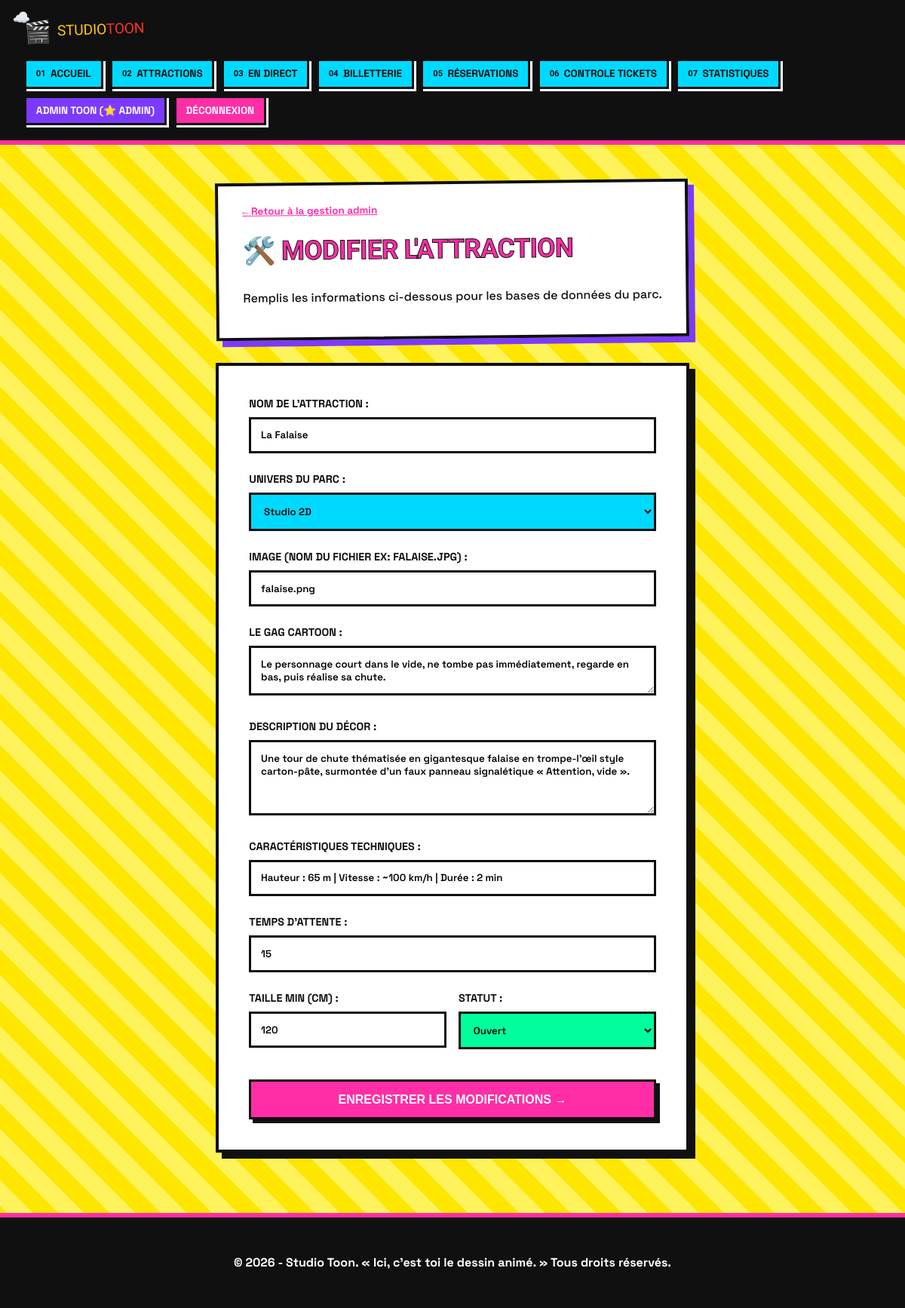
The app's page /index.php?action=admin_edit&id=1 (signed in) with its own data.
### tables this page shows
CREATE TABLE `attractions` (
  `id` int(11) NOT NULL,
  `nom` varchar(150) NOT NULL,
  `image` varchar(255) NOT NULL,
  `description` text NOT NULL,
  `gag` text NOT NULL,
  `caracteristiques` text NOT NULL,
  `taille_minimale` int(11) NOT NULL,
  `statut` enum('Ouvert','Ferme','Maintenance') DEFAULT 'Ouvert',
  `univers_id` int(11) NOT NULL,
  `attente` int(11) DEFAULT NULL,
  `coord_x` decimal(5,2) DEFAULT 50.00,
  `coord_y` decimal(5,2) DEFAULT 50.00
);

### controllers/AttractionController.php (called while the page is built, shortened)
<?php
require_once __DIR__ . '/../models/AttractionModel.php';
class AttractionController {
    private $model;
    public function __construct() {
        $this->model = new AttractionModel();
    }
    public function adminModifierForm($id) {
        $attraction = $this->model->getAttractionById($id);
        require_once 'views/admin_attraction_form.php';
    }
}

### config/Database.php (called while the page is built, shortened)
<?php
class Database
{
    private static $conn = null;
    public static function getConnection()
    {
        if (self::$conn === null) {
            $host = $_ENV['DB_HOST'] ?? 'localhost';
            $db_name = $_ENV['DB_NAME'] ?? '';
            $username = $_ENV['DB_USER'] ?? 'root';
            $password = $_ENV['DB_PASSWORD'] ?? '';
            try {
                self::$conn = new PDO(
                    "mysql:host=" . $host . ";dbname=" . $db_name . ";charset=utf8mb4",
                    $username,
                    $password,
                    [
                        PDO::ATTR_ERRMODE => PDO::ERRMODE_EXCEPTION,
                        PDO::ATTR_DEFAULT_FETCH_MODE => PDO::FETCH_ASSOC
                    ]
                );
            } catch (PDOException $exception) {
                die("Erreur de connexion : " . $exception->getMessage());
            }
        }
        return self::$conn;
    }
}

### models/AttractionModel.php (called while the page is built, shortened)
<?php
require_once __DIR__ . '/../config/Database.php';
class AttractionModel {
    private $db;
    public function __construct() {
        $this->db = Database::getConnection();
    }
    public function getAttractionById($id) {
        $stmt = $this->db->prepare("
            SELECT a.*, u.nom AS univers_nom
            FROM attractions a
            JOIN univers u ON a.univers_id = u.id
            WHERE a.id = ?
        ");
        $stmt->execute([$id]);
        return $stmt->fetch();
    }
}

### views/admin_attraction_form.php (the view, shortened to what this page needs)
<?php
$isEdit = isset($attraction);
?>
<div class="page-entete" style="max-width: 700px; margin: 0 auto 2rem auto;">
    <div class="fiche__fil-ariane" style="margin-bottom: 1rem;">
        <a href="index.php?action=admin_attractions">← Retour à la gestion admin</a>
    </div>
    <h1><?= $isEdit ? "🛠️ Modifier l'attraction" : "✨ Ajouter une attraction" ?></h1>
    <p class="page-entete__intro">Remplis les informations ci-dessous pour les bases de données du parc.</p>
</div>
<div style="max-width: 700px; margin: 0 auto; background: var(--fond-carte); border: 4px solid var(--noir); box-shadow: 8px 8px 0 var(--noir); padding: 2.5rem;">
    <form action="index.php?action=<?= $isEdit ? 'admin_update_post&id=' . $attraction['id'] : 'admin_create_post' ?>" method="POST" enctype="multipart/form-data" style="display: flex; flex-direction: column; gap: 1.5rem; font-family: var(--police-texte);">
        <div>
            <label style="display: block; font-weight: 700; margin-bottom: 0.4rem; text-transform: uppercase; font-size: 0.9rem;">Nom de l'attraction :</label>
            <input type="text" name="nom" value="<?= $isEdit ? htmlspecialchars($attraction['nom']) : '' ?>" required style="width: 100%; padding: 0.8rem; border: 3px solid var(--noir); font-family: var(--police-texte); font-weight: 600; background: #fff;">
        </div>
        <div>
            <label style="display: block; font-weight: 700; margin-bottom: 0.4rem; text-transform: uppercase; font-size: 0.9rem;">Univers du Parc :</label>
            <select name="univers_id" required style="width: 100%; padding: 0.8rem; border: 3px solid var(--noir); font-family: var(--police-texte); font-weight: 600; background: var(--cyan);">
                <option value="1" <?= ($isEdit && $attraction['univers_id'] == 1) ? 'selected' : '' ?>>Studio 2D</option>
            </select>
        </div>
        <div>
            <label style="display: block; font-weight: 700; margin-bottom: 0.4rem; text-transform: uppercase; font-size: 0.9rem;">Image (Nom du fichier ex: falaise.jpg) :</label>
            <input type="text" name="image" value="<?= $isEdit ? htmlspecialchars($attraction['image']) : '' ?>" required style="width: 100%; padding: 0.8rem; border: 3px solid var(--noir); font-family: var(--police-texte); font-weight: 600; background: #fff;">
        </div>
        <div>
            <label style="display: block; font-weight: 700; margin-bottom: 0.4rem; text-transform: uppercase; font-size: 0.9rem;">Le Gag Cartoon :</label>
            <textarea name="gag" rows="2" required style="width: 100%; padding: 0.8rem; border: 3px solid var(--noir); font-family: var(--police-texte); font-weight: 600; background: #fff;"><?= $isEdit ? htmlspecialchars($attraction['gag']) : '' ?></textarea>
        </div>
        <div>
            <label style="display: block; font-weight: 700; margin-bottom: 0.4rem; text-transform: uppercase; font-size: 0.9rem;">Description du décor :</label>
            <textarea name="description" rows="4" required style="width: 100%; padding: 0.8rem; border: 3px solid var(--noir); font-family: var(--police-texte); font-weight: 600; background: #fff;"><?= $isEdit ? htmlspecialchars($attraction['description']) : '' ?></textarea>
        </div>
        <div>
            <label style="display: block; font-weight: 700; margin-bottom: 0.4rem; text-transform: uppercase; font-size: 0.9rem;">Caractéristiques techniques :</label>
            <input type="text" name="caracteristiques" placeholder="Ex: Hauteur : 65 m | Vitesse : ~100 km/h" value="<?= $isEdit ? htmlspecialchars($attraction['caracteristiques']) : '' ?>" required style="width: 100%; padding: 0.8rem; border: 3px solid var(--noir); font-family: var(--police-texte); font-weight: 600; background: #fff;">
        </div>
        <div>
            <label style="display: block; font-weight: 700; margin-bottom: 0.4rem; text-transform: uppercase; font-size: 0.9rem;">Temps d'attente :</label>
            <input type="text" name="attente" placeholder="Ex: 00:00:00" value="<?= $isEdit ? htmlspecialchars($attraction['attente']) : '' ?>" required style="width: 100%; padding: 0.8rem; border: 3px solid var(--noir); font-family: var(--police-texte); font-weight: 600; background: #fff;">
        </div>
        <div style="display: grid; grid-template-columns: 1fr 1fr; gap: 1rem;">
            <div>
                <label style="display: block; font-weight: 700; margin-bottom: 0.4rem; text-transform: uppercase; font-size: 0.9rem;">Taille min (cm) :</label>
                <input type="number" name="taille_minimale" value="<?= $isEdit ? htmlspecialchars($attraction['taille_minimale']) : '120' ?>" required style="width: 100%; padding: 0.8rem; border: 3px solid var(--noir); font-family: var(--police-texte); font-weight: 600; background: #fff;">
            </div>
            <div>
                <label style="display: block; font-weight: 700; margin-bottom: 0.4rem; text-transform: uppercase; font-size: 0.9rem;">Statut :</label>
                <select name="statut" required style="width: 100%; padding: 0.8rem; border: 3px solid var(--noir); font-family: var(--police-texte); font-weight: 600; background: var(--vert);">
                    <option value="Ouvert" <?= ($isEdit && $attraction['statut'] == 'Ouvert') ? 'selected' : '' ?>>Ouvert</option>
                </select>
            </div>
        </div>
        <button type="submit" class="bouton" style="background: var(--rose); color: #fff; margin-top: 1rem; padding: 0.9rem; font-size: 1rem; cursor: pointer; text-align: center;">
            <?= $isEdit ? "Enregistrer les modifications →" : "Créer l'attraction →" ?>
        </button>
    </form>
</div>
<?php
require 'views/base.php';
?>

### static/css/style-zinzin.css (style rules this page uses)
:root { --fond: #fff35c; --fond-carte: #ffffff; --rose: #ff2ea6; --vert: #00ff9c; --violet: #7c3aff; --cyan: #00d9ff; --orange: #ff6b1a; --noir: #101010; --rayon: 0px; --police-titre: "Archivo Black", "Impact", sans-serif; --police-texte: "Space Grotesk", monospace; }
* { box-sizing: border-box; }
body { margin: 0; background: repeating-linear-gradient(45deg, #fff35c 0 24px, #ffe600 24px 48px); color: var(--noir); font-family: var(--police-texte); line-height: 1.5; }
h1, h2, h3 { font-family: var(--police-titre); text-transform: uppercase; letter-spacing: -0.02em; }
a { color: inherit; text-decoration: none; }
.page-entete { margin-bottom: 2.5rem; background: var(--fond-carte); border: 4px solid var(--noir); box-shadow: 8px 8px 0 var(--violet); padding: 1.5rem 2rem; transform: rotate(-0.6deg); }
.page-entete h1 { font-size: 2.2rem; margin: 0 0 0.5rem; color: var(--rose); -webkit-text-stroke: 1px var(--noir); }
.page-entete__intro { max-width: 60ch; font-weight: 500; }
.fiche__fil-ariane { font-size: 0.85rem; font-weight: 700; margin-bottom: 1.5rem; }
.fiche__fil-ariane a { color: var(--rose); text-decoration: underline; }
.bouton { display: inline-block; margin-top: 0.85rem; padding: 0.7rem 1.4rem; background: var(--rose); color: #fff; font-weight: 800; text-transform: uppercase; border: 3px solid var(--noir); box-shadow: 5px 5px 0 var(--noir); transition: transform 0.12s ease; }

### static/css/animations.css (style rules this page uses)
.page-entete h1 { display: inline-block; transition: transform 0.3s cubic-bezier(0.175, 0.885, 0.32, 1.275); }
button, a[style*="box-shadow"], input[type="number"], .btn-toon { transition: transform 0.15s ease, box-shadow 0.15s ease, background-color 0.2s ease !important; }

### views/base.php (style rules this page uses)
html, body { height: 100%; margin: 0; }
body { display: flex; flex-direction: column; min-height: 100vh; }

### records on screen
attractions: nom "La Falaise", univers_id "Studio 2D", image "falaise.png", gag "Le personnage court dans le vide, ne tombe pas immédiatement, regarde en bas, puis réalise sa chute.", description "Une tour de chute thématisée en gigantesque falaise en trompe-l'œil style carton-pâte, surmontée d'un faux panneau signalétique « Attention, vide ».", caracteristiques "Hauteur : 65 m | Vitesse : ~100 km/h | Durée : 2 min", attente "15", taille_minimale "120", statut "Ouvert"

### other values on screen
$_SESSION['user_nom'] "ADMIN TOON"
